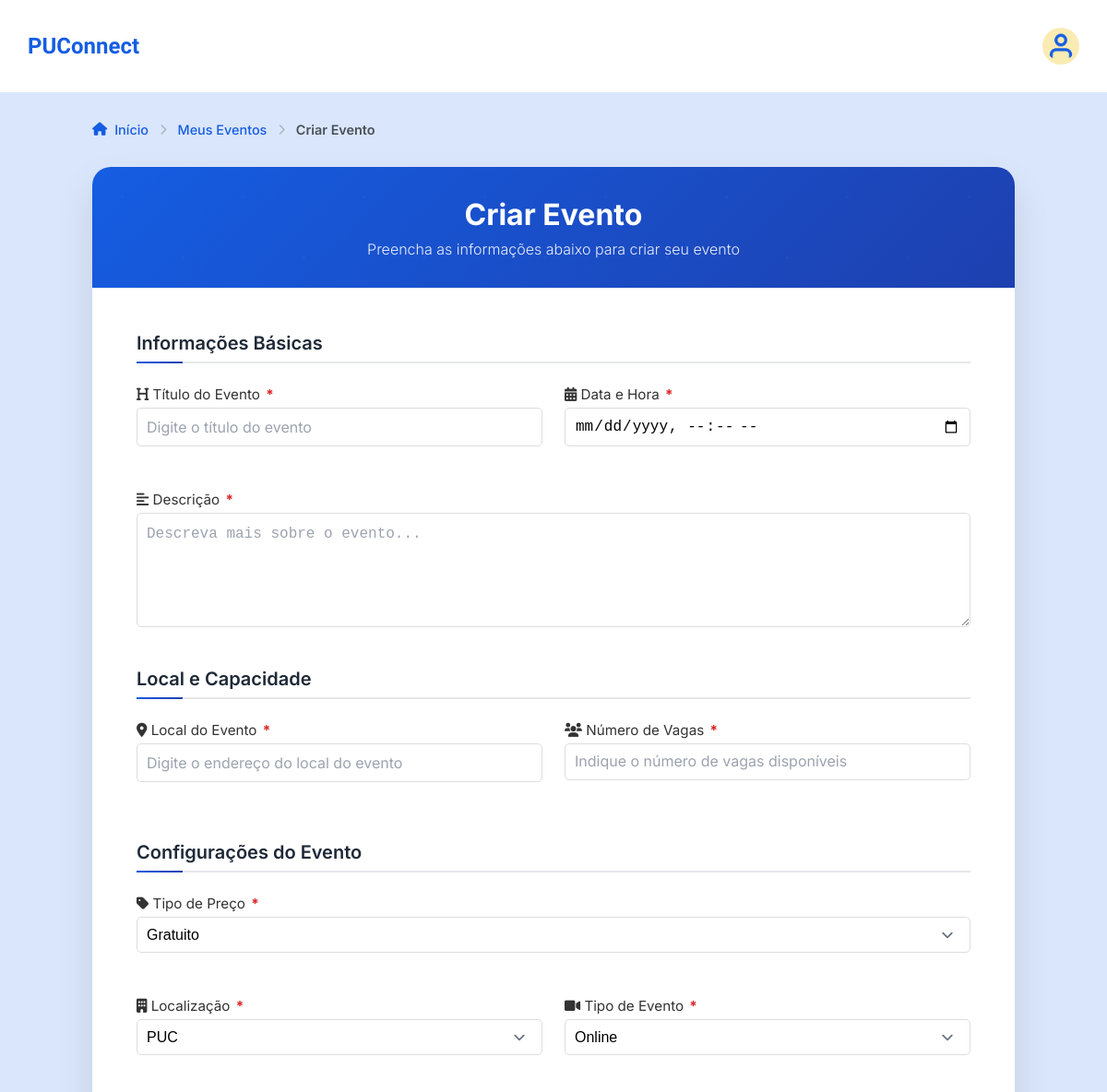
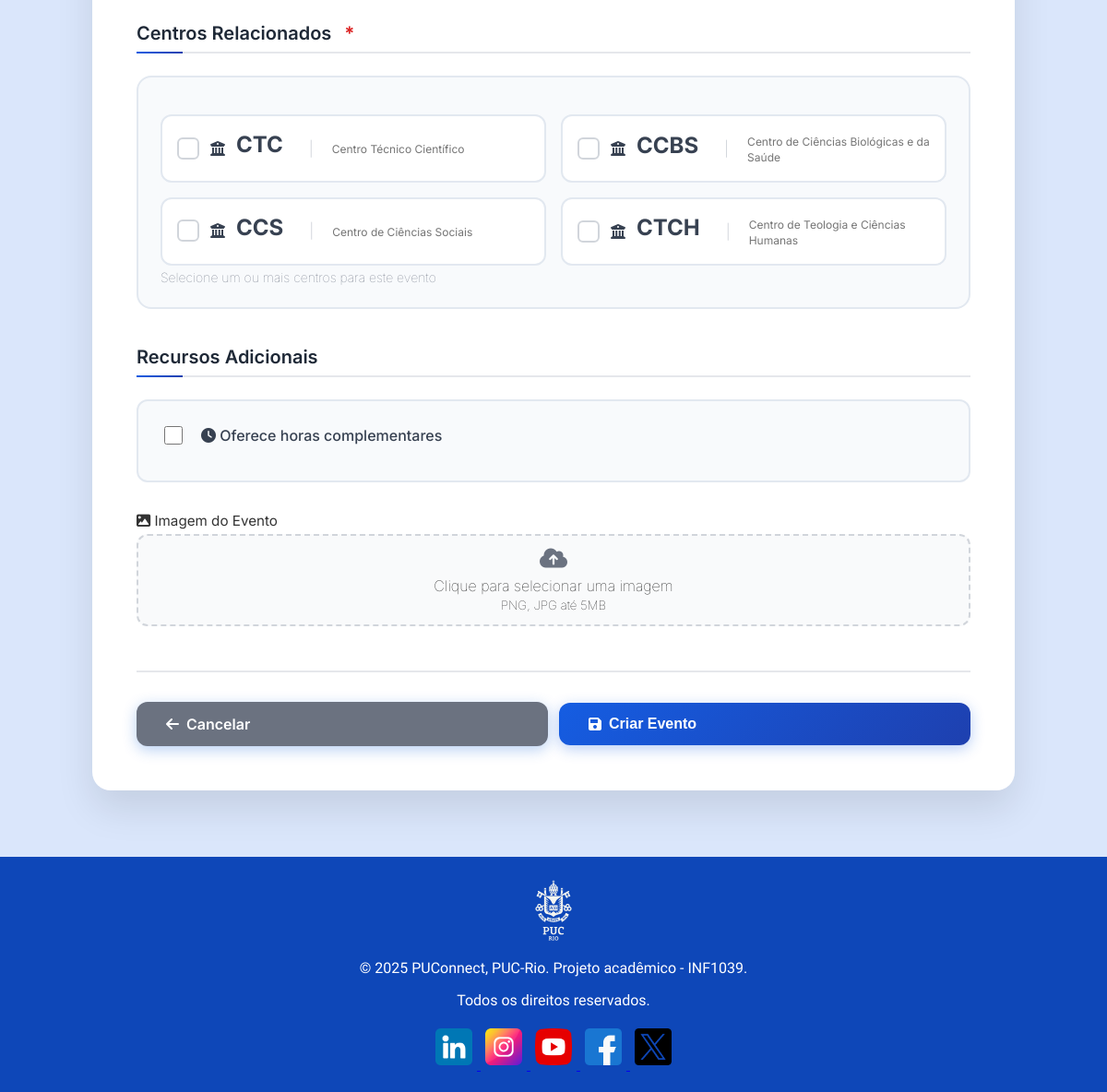
The app's page /eventos/criar/ (signed in) with its own data (2 pictures, top to bottom).
### core/models.py (models this page shows)
class Centro(models.Model):
    codigo = models.CharField(max_length=10, unique=True, verbose_name=_('código'))
    nome = models.CharField(max_length=100, verbose_name=_('nome'))
    class Meta:
        verbose_name = _('centro')
        verbose_name_plural = _('centros')
        ordering = ['nome']
    def __str__(self):
        return f"{self.codigo} - {self.nome}"

### core/views.py (the view)
# urls.py: path('eventos/criar/', views.criar_evento, name='criar_evento'),
@login_required
def criar_evento(request):
    if request.user.tipo_usuario != 'organizador':
        return redirect('index')
    if request.method == 'POST':
        form = EventoForm(request.POST, request.FILES)
        if form.is_valid():
            evento = form.save(commit=False)
            evento.organizador = request.user
            evento.save()
            form.save_m2m()  # Salva os campos ManyToMany como centros
            messages.success(request, 'Evento criado com sucesso!')
            return redirect('meus_eventos')
    else:
        form = EventoForm()
    return render(request, 'core/evento_form.html', {
        'form': form,
        'action': 'Criar'
    })

### core/templatetags/core_tags.py (called while the page is built)
@register.filter(name='split')
def split(value, key):
    return value.split(key)

### core/templates/core/evento_form.html (shortened to what this page needs)
{% extends 'core/base.html' %}
{% load static %}
{% load core_tags %}
{% block content %}
<div class="form-container">
    <div class="form-wrapper">
        {% with breadcrumb_items=breadcrumb_items|default:None %}
            {% if breadcrumb_items %}
                {% include 'core/components/breadcrumb.html' with breadcrumb_items=breadcrumb_items %}
            {% else %}
                <div class="breadcrumb-nav">
                    <a href="{% url 'index' %}" class="breadcrumb-link">
                        <i class="fas fa-home"></i> Início
                    </a>
                    <i class="fas fa-chevron-right breadcrumb-separator"></i>
                    <a href="{% url 'meus_eventos' %}" class="breadcrumb-link">Meus Eventos</a>
                    <i class="fas fa-chevron-right breadcrumb-separator"></i>
                    <span class="breadcrumb-current">{{ action|title }} Evento</span>
                </div>
            {% endif %}
        {% endwith %}
        <div class="form-card">
            <div class="form-header">
                <h4>{{ action }} Evento</h4>
                <p>Preencha as informações abaixo para {{ action|lower }} seu evento</p>
            </div>
            <div class="form-body">
                <form method="post" enctype="multipart/form-data">
                    <div class="form-section">
                        <h3 class="section-title">Informações Básicas</h3>
                        <div class="form-row">
                            <div class="form-group">
                                <label for="{{ form.titulo.id_for_label }}" class="form-label">
                                    <i class="fas fa-heading"></i> Título do Evento <span class="required-asterisk">*</span>
                                </label>
                                {{ form.titulo }}
                            </div>
                            <div class="form-group">
                                <label for="{{ form.data_hora.id_for_label }}" class="form-label">
                                    <i class="fas fa-calendar-alt"></i> Data e Hora <span class="required-asterisk">*</span>
                                </label>
                                {{ form.data_hora }}
                            </div>
                        </div>
                        <div class="form-group">
                            <label for="{{ form.descricao.id_for_label }}" class="form-label">
                                <i class="fas fa-align-left"></i> Descrição <span class="required-asterisk">*</span>
                            </label>
                            {{ form.descricao }}
                        </div>
                    </div>
                    <div class="form-section">
                        <h3 class="section-title">Local e Capacidade</h3>
                        <div class="form-row">
                            <div class="form-group">
                                <label for="{{ form.local.id_for_label }}" class="form-label">
                                    <i class="fas fa-map-marker-alt"></i> Local do Evento <span class="required-asterisk">*</span>
                                </label>
                                {{ form.local }}
                            </div>
                            <div class="form-group">
                                <label for="{{ form.vagas.id_for_label }}" class="form-label">
                                    <i class="fas fa-users"></i> Número de Vagas <span class="required-asterisk">*</span>
                                </label>
                                {{ form.vagas }}
                            </div>
                        </div>
                    </div>
                    <div class="form-section">
                        <h3 class="section-title">Configurações do Evento</h3>
                        <div class="form-row">
                            <div class="form-group">
                                <label for="{{ form.preco.id_for_label }}" class="form-label">
                                    <i class="fas fa-tag"></i> Tipo de Preço <span class="required-asterisk">*</span>
                                </label>
                                {{ form.preco }}
                            </div>
                        </div>
                        <div class="form-row">
                            <div class="form-group">
                                <label for="{{ form.lugar.id_for_label }}" class="form-label">
                                    <i class="fas fa-building"></i> Localização <span class="required-asterisk">*</span>
                                </label>
                                {{ form.lugar }}
                            </div>
                            <div class="form-group">
                                <label for="{{ form.tipo_evento.id_for_label }}" class="form-label">
                                    <i class="fas fa-video"></i> Tipo de Evento <span class="required-asterisk">*</span>
                                </label>
                                {{ form.tipo_evento }}
                            </div>
                        </div>
                    </div>
                    <div class="form-section">
                        <h3 class="section-title">Centros Relacionados <span class="required-asterisk">*</span></h3>
                        <div class="centros-section">
                            <div class="centros-checkboxes">
                                {% for choice in form.centros %}
                                    <div class="centro-checkbox">
                                        <label for="{{ choice.id_for_label }}">
                                            <i class="fas fa-university"></i>
                                            {% with parts=choice.choice_label|split:" - " %}
                                                <span class="centro-sigla">{{ parts.0|upper }}</span>
                                                <span class="centro-divider">|</span>
                                                <span class="centro-nome">{{ parts.1 }}</span>
                                            {% endwith %}
                                        </label>
                                    </div>
                                {% endfor %}
                            </div>
                            {% if form.centros.help_text %}
                                <div class="form-text">{{ form.centros.help_text }}</div>
                            {% endif %}
                        </div>
                    </div>
                    <div class="form-section">
                        <h3 class="section-title">Recursos Adicionais</h3>
                        <div class="checkbox-group">
                            <div class="form-check">
                                {{ form.horas_complementares }}
                                <label for="{{ form.horas_complementares.id_for_label }}">
                                    <i class="fas fa-clock"></i>
                                    Oferece horas complementares
                                </label>
                            </div>
                        </div>
                        <div class="form-group" style="margin-top: 2rem;">
                            <label for="{{ form.imagem.id_for_label }}" class="form-label">
                                <i class="fas fa-image"></i> Imagem do Evento
                            </label>
                            <div class="file-input-group">
                                <div class="file-input-wrapper">
                                    <div class="file-input-display">
                                        <i class="fas fa-cloud-upload-alt"></i>
                                        <div>Clique para selecionar uma imagem</div>
                                        <small>PNG, JPG até 5MB</small>
                                    </div>
                                </div>
                            </div>
                        </div>
                    </div>
                    <div class="form-actions">
                        <a href="{% url 'meus_eventos' %}" class="btn btn-secondary">
                            <i class="fas fa-arrow-left"></i> Cancelar
                        </a>
                        <button type="submit" class="btn btn-primary">
                            <i class="fas fa-save"></i> {{ action }} Evento
                        </button>
                    </div>
                </form>
            </div>
        </div>
    </div>
</div>
{% endblock %}

### core/static/core/css/style.css (style rules this page uses)
html, body { min-height: 100%; margin: 0; padding: 0; }
body { display: flex; flex-direction: column; margin: 0; padding: 0; font-family: 'Cal Sans', sans-serif; font-weight: 100; }
input[type="text"] { flex: 1; border: none; outline: none; font-size: 16px; font-family: 'Inter', sans-serif; }
input::placeholder { font-family: 'Inter', sans-serif; font-size: 16px; color: #999; font-weight: 400; }
.btn { padding: 10px 20px; background-color: #155de2; color: white; border: none; border-radius: 6px; text-decoration: none; font-size: 16px; transition: all 0.3s ease; box-shadow: 0 4px 20px rgba(0, 0, 0, 0.1); }
.form-group { margin-bottom: 20px; }
.form-group label { display: block; margin-bottom: 5px; color: #333; font-weight: 400; }
.form-group input, .form-group textarea, .form-group select { width: 100%; padding: 10px; border: 1px solid #ddd; border-radius: 5px; font-size: 16px; background: #fff; box-sizing: border-box; appearance: none; -webkit-appearance: none; -moz-appearance: none; }
.form-group select { cursor: pointer; }
.form-actions { display: flex; gap: 12px; margin-top: 20px; flex-wrap: nowrap; justify-content: flex-end; }
.btn { flex: 1; padding: 12px; border: none; border-radius: 5px; font-size: 16px; cursor: pointer; text-align: center; text-decoration: none; }
.btn-primary { background: #155de2; color: white; }
.btn-secondary { background: linear-gradient(135deg, #1563d9 0%, #0e47b8 100%); color: white; box-shadow: 0 4px 15px rgba(21, 99, 217, 0.3); }
.btn-primary { background: linear-gradient(135deg, #1563d9 0%, #0e47b8 100%); color: white; box-shadow: 0 4px 15px rgba(21, 99, 217, 0.3); }
.form-check { margin-bottom: 0.75rem; }
.form-check-input { width: 18px; height: 18px; margin-right: 0.5rem; cursor: pointer; }
.centro-sigla { font-size: 24px; font-weight: bold; color: #155de2; margin-bottom: 8px; font-family: 'Inter', sans-serif; }
.centro-nome { font-size: 14px; color: #666; line-height: 1.4; font-family: 'Inter', sans-serif; }
.required-asterisk { color: #dc2626; font-weight: bold; margin-left: 2px; }
.breadcrumb-nav { display: flex; align-items: center; gap: 0.5rem; margin-bottom: 1.5rem; font-size: 0.9rem; }
.breadcrumb-link { color: rgba(255,255,255,0.8); text-decoration: none; transition: color 0.2s ease; display: flex; align-items: center; gap: 0.25rem; }
.breadcrumb-separator { color: rgba(255,255,255,0.5); font-size: 0.8rem; }
.breadcrumb-current { color: white; font-weight: 500; }
.section-title { display: flex; align-items: center; gap: 0.75rem; font-size: 1.4rem; font-weight: 700; color: #1a1a1a; margin: 0; }
.centro-nome { font-size: 0.75rem; opacity: 0.9; margin-top: 0.25rem; font-family: 'Inter', sans-serif; }
.breadcrumb-current { color: #495057; font-weight: 600; }
.all .breadcrumb-nav { display: flex; align-items: center; gap: 0.75rem; margin-bottom: 2rem; font-size: 0.9rem; color: #155de2; }
.all .breadcrumb-link { color: #155de2; text-decoration: none; font-weight: 500; transition: color 0.2s ease; display: flex; align-items: center; gap: 0.5rem; }
.all .breadcrumb-separator { font-size: 0.75rem; color: #adb5bd; }
.all .breadcrumb-current { color: #495057; font-weight: 600; }

### records on screen
Centro: codigo "CTC", nome "Centro Técnico Científico"
Centro: codigo "CCBS", nome "Centro de Ciências Biológicas e da Saúde"
Centro: codigo "CCS", nome "Centro de Ciências Sociais"
Centro: codigo "CTCH", nome "Centro de Teologia e Ciências Humanas"

### other values on screen
{{ action|title }} "Criar"
{{ action }} "Criar"
{{ action|lower }} "criar"
